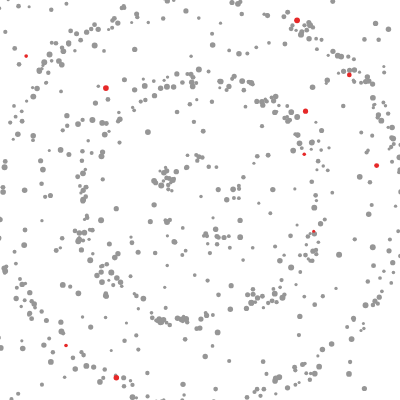
Frame 1 (no input)
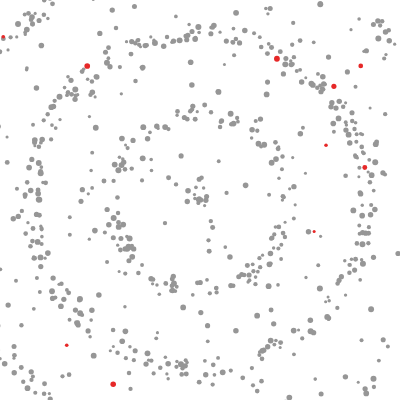
Frame 60 (no input)
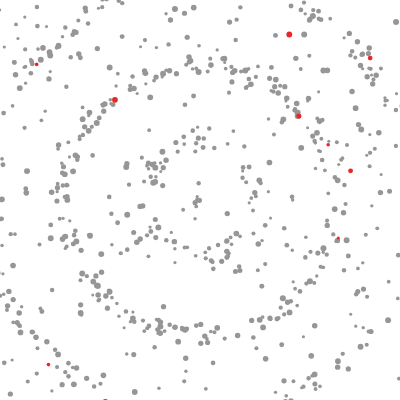
Frame 120 (the mouse pressed at the canvas centre since frame 60)

The p5.js sketch that drew these frames (run headless with seeded random() and noise() and a simulated clock; from frame 60 on, the mouse is pressed at the canvas centre):

// p5.js sketch
// ── sketch.js
var molecules = []; // array of molecules
var wavelength;
var amplitude;
var angularfrequency;
var waveconstant;
var slider;
var k = 0;

function setup() {
  frameRate(20);
  createCanvas(400, 400);
  wavelength = .2*width;
  amplitude = .3*wavelength;
  angularfrequency = TWO_PI;
  waveconstant = TWO_PI/wavelength;
  //noLoop();
  // Create objects
  //noLoop();
  running = true;
  noStroke();
  for (var i=0; i<700; i++) {
    molecules.push(new Waver(150));
  }
  // Create a few red ones for visilibity
  for (var i=0; i<10; i++) {
     molecules.push(new Waver(color(230,40,40)));
   }
  fill(100);


}

function draw() {

  background(255);
  mouser = sqrt(sq(mouseX-width/2)+sq(mouseY-height/2));
  for (var i=0; i<molecules.length; i++) {

    molecules[i].undulate();
    molecules[i].display();

  }

}

// Jitter class
function Waver(fill_) {
  var j = 0;
  // the initial random value of x is stored for later
  this.x =random(width);
  this.originalx = this.x;
  // same for y
  this.y = random(height);
  this.originaly = this.y;
  // convert from cartesian to polar
  this.r = sqrt(sq(this.x-width/2)+sq(this.y-height/2));
  this.originalr = this.r;

  // this is the other dimension of the polar coordinates
  this.phi = atan2(this.x-width/2,this.y-height/2);
  // make em look kinda random
  this.diameter = random(3, 6);
  // this will set the amount of jitter
  this.speed = .5;

  // here is the jittering function
  this.jitter = function() {
  // a little x and y motion is added to each particle
    this.x += random(-this.speed, this.speed);
    this.y += random(-this.speed, this.speed);
  };

  this.undulate = function(){
    //j will be the timekeeper here
    j++;

    // this function adds a sinusoidally varying amount to the x position
    // we have to do it in the radial direction first, then convert back to the cartesian coordinates
    // if you look at the argument you will see it is just the equation for a traveling wave.

    this.r = this.originalr + amplitude*sin(waveconstant*this.originalr - angularfrequency*j*.01);
    this.x = (width/2)+this.r*cos(this.phi) + random(-this.speed, this.speed);;
    this.y = (height/2)+this.r*sin(this.phi)+ random(-this.speed, this.speed);;

  }

  this.display = function() {
    //this function updates each of the particles at every frame
    push();
    fill(fill_);
    translate(this.x, this.y);
    ellipse(0, 0, this.diameter, this.diameter);
    pop();
  };
}

// maybe you want to stop it during the motion. Just press the canvas to start/stop
// function touchStarted(){
//   if (!running){
//     running = true;
//     loop();
//     return
//   }
//
//   if (running){
//     running = false;
//     noLoop()
//     return
//   }
//
//
// }
